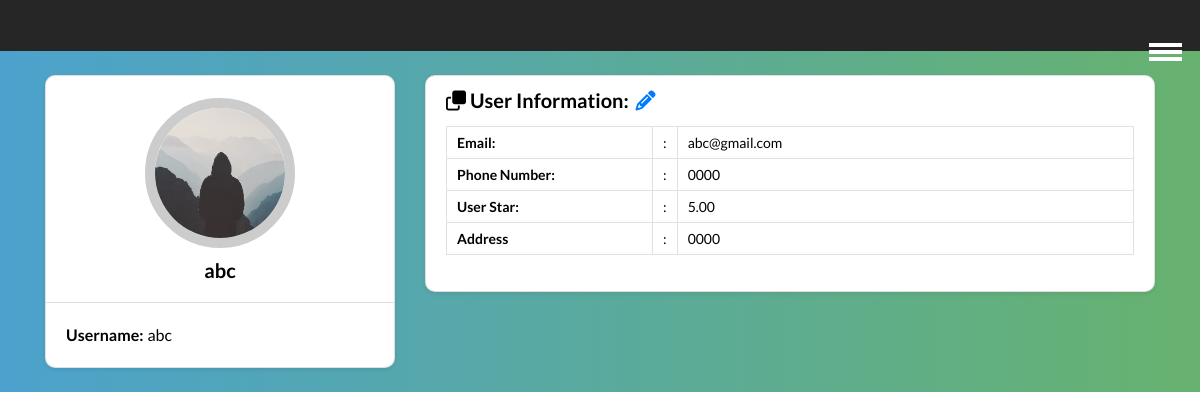
/user/profile/ (signed in), run on an earlier commit of the app's database.
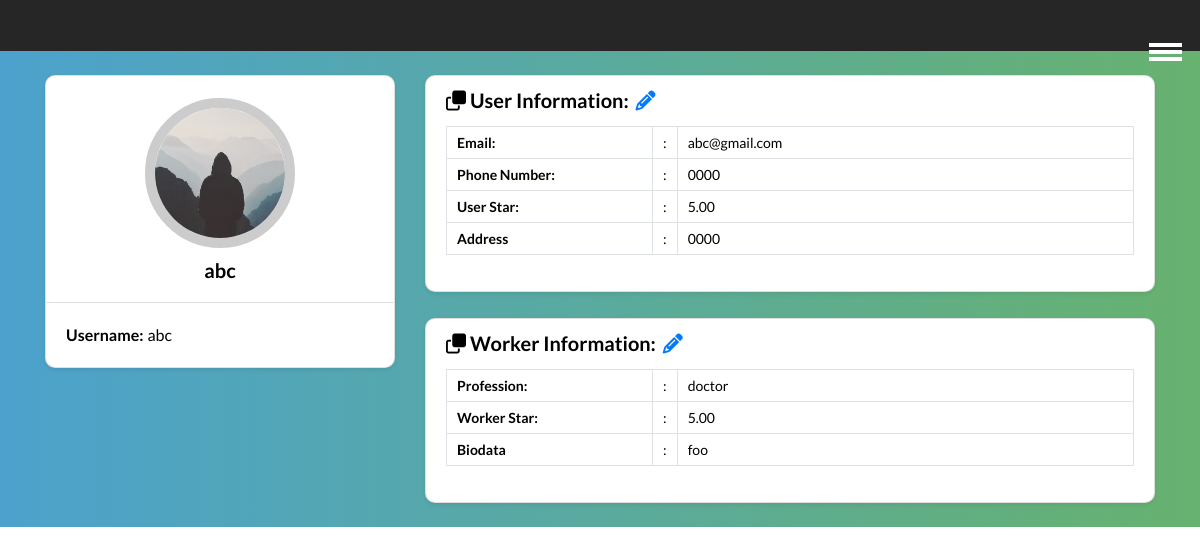
And on a later commit of the database.
### user/models.py (models this page shows, shortened)
class UserProfile(models.Model):
    user = models.OneToOneField(CustomUser,null =True, on_delete=models.SET_NULL)
    image=models.ImageField(default='default.jpg',upload_to='profile_pics')  #images will get saved in directory called profile_pics
    phone_no= models.CharField(default='0000',max_length=50)
    address = models.TextField(default = '0000')
    star=models.DecimalField(max_digits=3,decimal_places=2,default=5.00)

class CustomUser(AbstractUser):
    email = models.EmailField(verbose_name="Email", null=True, unique=True, max_length=100)
    USERNAME_FIELD = "email" # make the user log in with the email
    REQUIRED_FIELDS = ["username"]
    objects = CustomUserManager()

class WorkerProfile(models.Model):
    worker =models.OneToOneField(UserProfile, null =True, on_delete=models.SET_NULL)
    profession = models.CharField(max_length=100, default=None)
    biodata = models.TextField(default = None)
    star=models.DecimalField(max_digits=3,decimal_places=2,default=5.00)

### user/views.py (the view)
# urls.py: path('profile/', profile, name='profile'),
@login_required
def profile(request):
    if request.user.is_authenticated:
        user=request.user.email
        c=CustomUser.objects.get(email=user)
        u=UserProfile.objects.get(user=c)
        try:
            w=WorkerProfile.objects.get(worker=u)
        except WorkerProfile.DoesNotExist:
            w = None
    return render(request, 'user/profile.html', {'w':w,'u': u,'request.user':request.user})

### user/templates/user/profile.html (shortened to what this page needs)
{%load static%}
<!DOCTYPE html>
<html lang="en">
<head>
    <link rel='stylesheet' href='https://cdnjs.cloudflare.com/ajax/libs/twitter-bootstrap/4.1.3/css/bootstrap.min.css'>
    <link rel="stylesheet" href="https://cdnjs.cloudflare.com/ajax/libs/font-awesome/6.2.0/css/all.min.css" />
    <link rel="stylesheet" href="{%static 'profile.css'%}">
    <link rel="stylesheet" href="{%static 'profileresp.css'%}">
</head>
<body>
    <nav class="navbarm bgm h-nav-resp">
        <div class="burger">
            <div class="lineb"></div>
            <div class="lineb"></div>
            <div class="lineb"></div>
        </div>
    </nav>
    <div class="body-student student-profile py-4">
        <div class="container">
            <div class="row">
                <div class="col-lg-4">
                    <div class="card shadow-sm">
                        <div class="card-header bg-transparent text-center">
                            <img class="profile_img" src="{{ u.image.url }}"
                                alt="student dp">
                            <h3>{{ user.username }}</h3>
                        </div>
                        <div class="card-body">
                            <p class="mb-0"><strong class="pr-1">Username:</strong>{{ user.username }}</p>
                        </div>
                    </div>
                </div>
                <div class="col-lg-8">
                    <div class="card shadow-sm">
                        <div class="card-header bg-transparent border-0">
                            <h3 class="mb-0"><i class="far fa-clone pr-1"></i>User Information: <a href="{%url 'editprofile'%}"> <i class="pencil fa-solid fa-pencil"></i> </a> </h3>
                        </div>
                        <div class="card-body pt-0">
                            <table class="table table-bordered">
                                <tr>
                                    <th width="30%">Email:</th>
                                    <td width="2%">:</td>
                                    <td>{{ user.email }}</td>
                                </tr>
                                <tr>
                                    <th width="30%">Phone Number:</th>
                                    <td width="2%">:</td>
                                    <td>{{ u.phone_no}}</td>
                                </tr>
                                <tr>
                                    <th width="30%">User Star:</th>
                                    <td width="2%">:</td>
                                    <td>{{ u.star }}</td>
                                </tr>
                                <tr>
                                    <th width="30%">Address</th>
                                    <td width="2%">:</td>
                                    <td>{{ u.address}}</td>
                                </tr>
                            </table>
                        </div>
                    </div>
                    {% if w.profession %}
                    <div style="height: 26px"></div>
                    <div class="card shadow-sm">
                        <div class="card-header bg-transparent border-0">
                            <h3 class="mb-0"><i class="far fa-clone pr-1"></i>Worker Information: <a href="{% url 'editprofile'%}"> <i class="pencil fa-solid fa-pencil"></i> </a> </h3>
                        </div>
                        <div class="card-body pt-0">
                            <table class="table table-bordered">
                                <tr>
                                    <th width="30%">Profession:</th>
                                    <td width="2%">:</td>
                                    <td>{{ w.profession}}</td>
                                </tr>
                                <tr>
                                    <th width="30%">Worker Star:</th>
                                    <td width="2%">:</td>
                                    <td>{{ w.star }}</td>
                                </tr>
                                <tr>
                                    <th width="30%">Biodata</th>
                                    <td width="2%">:</td>
                                    <td>{{ w.biodata }}</td>
                                </tr>
                            </table>
                        </div>
                    </div>
                    {% endif %}
                </div>
            </div>
        </div>
    </div>
</body>
</html>

### static/profile.css (style rules this page uses)
* { margin: 0; padding: 0; box-sizing: border-box; }
html { scroll-behavior: smooth; }
.navbarm { display: flex; top: 0px; }
.burger { position: absolute; top: 5%; right: 15px; display: none; cursor: pointer; }
.lineb { background: white; width: 33px; height: 4px; margin: 3px 3px; }
.bgm { background-color: rgb(0 0 0 / 85%); }
.body-student { background: #67B26F; background: -webkit-linear-gradient(to right, #4ca2cd, #67B26F); background: linear-gradient(to right, #4ca2cd, #67B26F); padding: 0; margin: 0; font-family: 'Lato', sans-serif; color: #000; }
.student-profile .card { border-radius: 10px; }
.student-profile .card .card-header .profile_img { width: 150px; height: 150px; object-fit: cover; margin: 10px auto; border: 10px solid #ccc; border-radius: 50%; }
.student-profile .card h3 { font-size: 20px; font-weight: 700; }
.student-profile .card p { font-size: 16px; color: #000; }
.student-profile .table th, .student-profile .table td { font-size: 14px; padding: 5px 10px; color: #000; }
.pencil { position: relative; margin: 3px; }

### static/profileresp.css (style rules this page uses)
@media only screen and (max-width: 1291px) { .navbarm { height: 508px; flex-direction: column; transition: all 0.5s ease-out; } }
@media only screen and (max-width: 1291px) { .h-nav-resp { height: 51px; } }
@media only screen and (max-width: 1291px) { .burger { display: block; } }

What changed in the data, as far as the page shows it:
added WorkerProfile: profession "doctor", star "5.00", biodata "foo"
Also different on the page:
text now shown: "Worker Information: Profession: : Worker Star: : Biodata :"
